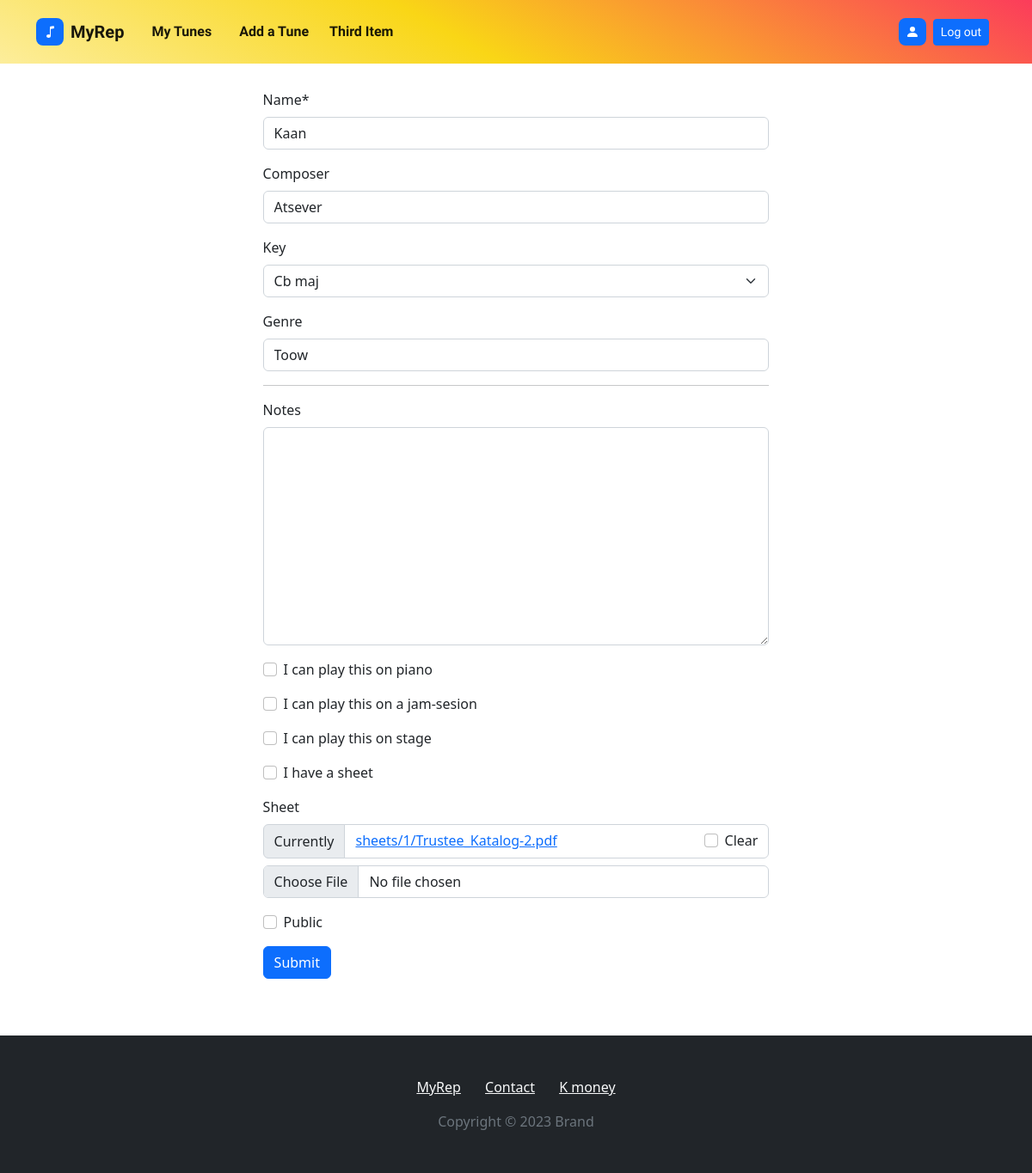
The app's page /tunes/update/1/11/ (signed in), older data.
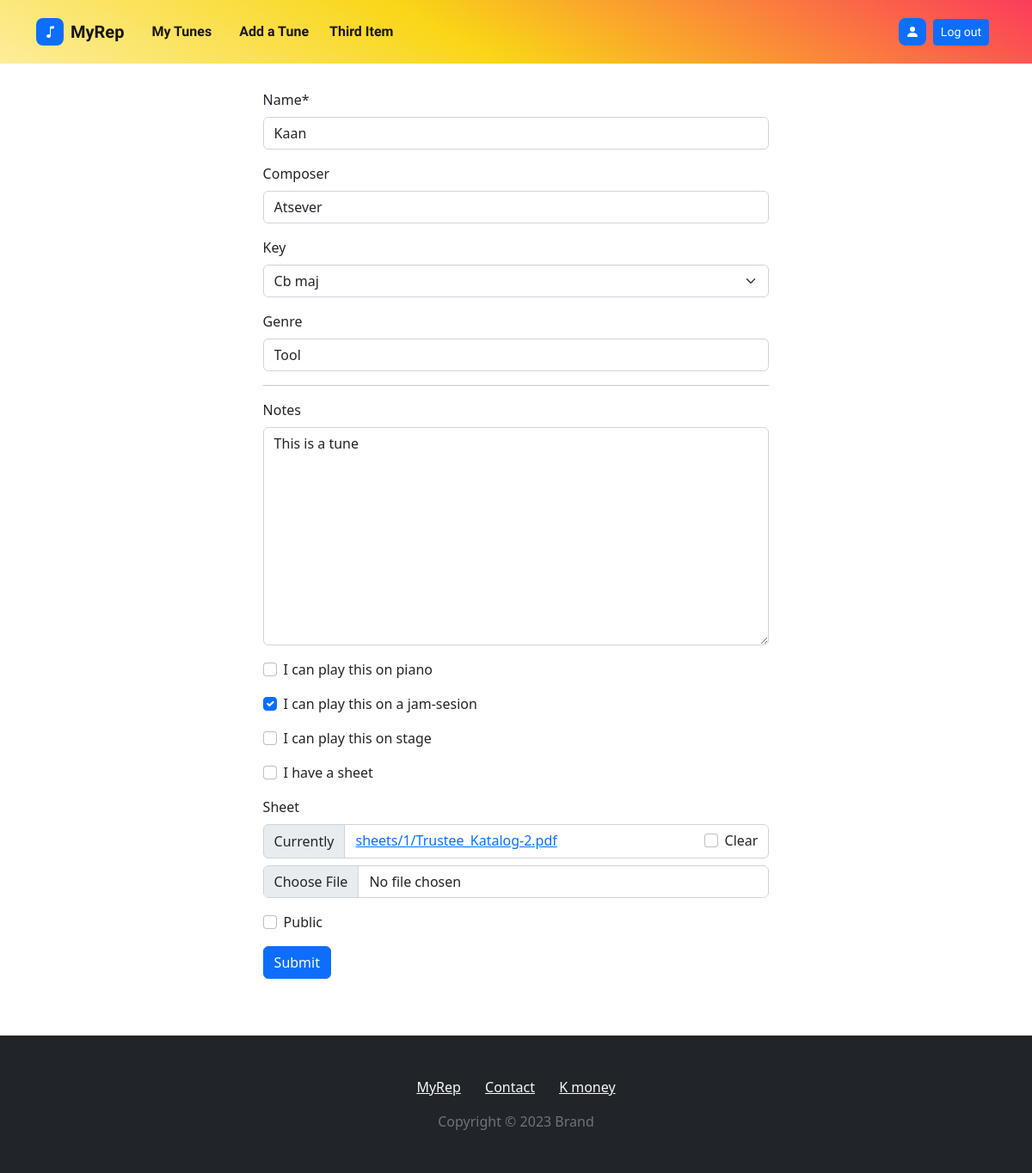
The same page, newer data.
### tunes/models.py (models this page shows, shortened)
class Tune(models.Model):
    KEY_CHOICHES = (
        ('C maj','C maj'), ('G maj','G maj'), ('D maj','D maj'), ('A maj','A maj'), ('E maj','E maj'), ('F maj','F maj'),
        ('B maj','B maj'), ('Cb maj','Cb maj'), ('Gb maj','Gb maj'), ('F# maj','F# maj'), ('Db maj','Db maj'),
        ('C# maj','C# maj'), ('Ab maj','Ab maj'), ('Eb maj','Eb maj'), ('Bb maj','Bb maj')
    )
    name = models.CharField(max_length=100)
    composer = models.CharField(max_length=100, null=True, blank=True)
    key = models.CharField(max_length=15, null=True, blank=True, choices=KEY_CHOICHES)
    genre = models.CharField(max_length=100, null=True, blank=True)

class UserTune(models.Model):
    user = models.ForeignKey(settings.AUTH_USER_MODEL, on_delete=models.CASCADE)
    tune = models.ForeignKey(Tune, on_delete=models.CASCADE)
    notes = models.TextField(max_length=400,null=True,blank=True)
    playonpiano = models.BooleanField(default=False)
    playonjamsession = models.BooleanField(default=False)
    playonstage = models.BooleanField(default=False)
    havesheet = models.BooleanField(default=False)
    sheet = models.FileField(upload_to= tunes_user_directory_path , blank=True, null=True, validators=[validate_file_extension])
    updated = models.DateField(auto_now=True)
    created = models.DateField(auto_now_add=True)
    public = models.BooleanField(default=False)
    objects = UserTuneManager()

### tunes/views.py (the view)
# urls.py: path('tunes/update/<int:pk>/<int:id>/', tune_update_view, name='tunes-update-view'),
@login_required
def tune_update_view(request, pk, id):
    User = get_user_model()
    user = get_object_or_404(User, id=pk)
    usertune = get_object_or_404(UserTune, id=id, user=user)
    tune = usertune.tune
    form1 = TuneForm(request.POST or None, instance=tune)
    form2 = UserTuneForm(request.POST or None, request.FILES or None, instance=usertune)
    context = {
        'form1' : form1,
        'form2' : form2
    }
    if all([form1.is_valid(), form2.is_valid()]):
        parent = form1.save(commit=False)
        parent.save()
        child = form2.save(commit=False)
        child.user = request.user
        child.tune = parent
        child.save()
        return redirect('tunes-detail-view', pk=request.user.id , id=child.id)
    else:
        print('else')
    return render(request, 'pages/tune_create_update.html', context)

### tunes/forms.py
class TuneForm(forms.ModelForm):
    class Meta:
        model = Tune
        fields = ('name', 'composer', 'key', 'genre')
    def __init__(self, *args, **kwargs):
        super().__init__(*args, **kwargs)
        self.helper = FormHelper()
        self.helper.form_tag = False
        self.helper.disable_csrf = True
        self.helper.layout = Layout(
        )

class UserTuneForm(forms.ModelForm):
    class Meta:
        model = UserTune
        fields = ('notes', 'playonpiano', 'playonjamsession', 'playonstage', 'havesheet', 'sheet','public')
        labels = {
        "playonpiano": "I can play this on piano",
        'playonjamsession': 'I can play this on a jam-sesion',
        'playonstage': 'I can play this on stage',
        'havesheet': 'I have a sheet'
    }
    def __init__(self, *args, **kwargs):
        super().__init__(*args, **kwargs)
        self.helper = FormHelper()
        self.helper.form_tag = False
        self.helper.disable_csrf = True
        self.helper.layout = Layout(
        )
        self.helper.add_input(Submit('submit', 'Submit'))

### accounts/models.py (called while the page is built)
    @property
    def is_active(self):
        return self.active

### templates/pages/tune_create_update.html (shortened to what this page needs)
{% extends 'main/main.html' %}
{% load crispy_forms_tags %}
{% block content %}
<div style='margin-right: 10%; margin-left: 10%'>
<form method='POST' enctype="multipart/form-data">
    {% crispy form1 %}
    <hr>
    {% crispy form2 %}
</form>
</div>
{% endblock content %}

Row changes from the older to the newer data that the page shows:
changed Tune "Kaan": genre "Toow" → "Tool"
changed UserTune: notes (not shown) → "This is a tune"; playonjamsession "☐" → "☑"
